Frame 1 (no input): blank canvas, image omitted
Frame 60 (no input): blank canvas, image omitted
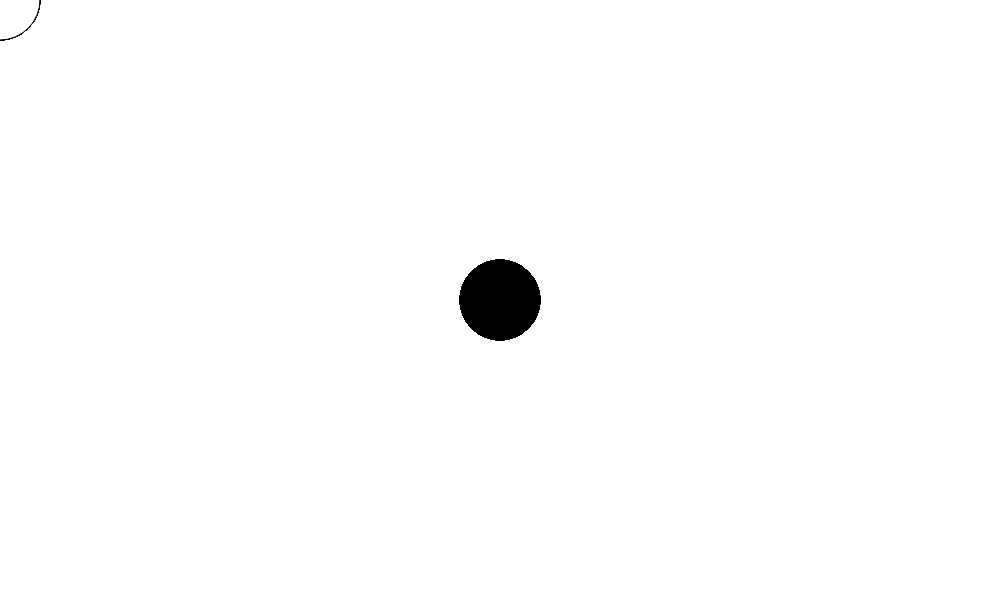
Frame 120 (the mouse pressed at the canvas centre since frame 60)

The p5.js sketch whose frames 1 and 60 were blank and that drew this single picture after the mouse press (run headless with seeded random() and noise() and a simulated clock; from frame 60 on, the mouse is pressed at the canvas centre):

// p5.js sketch
// ── sketch.js
function setup() {
    createCanvas(1000, 600);
}

function draw() {
    if (mouseIsPressed) {
        fill(0);
      } else {
        fill(255);
      }
      ellipse(mouseX, mouseY, 80, 80);
}
